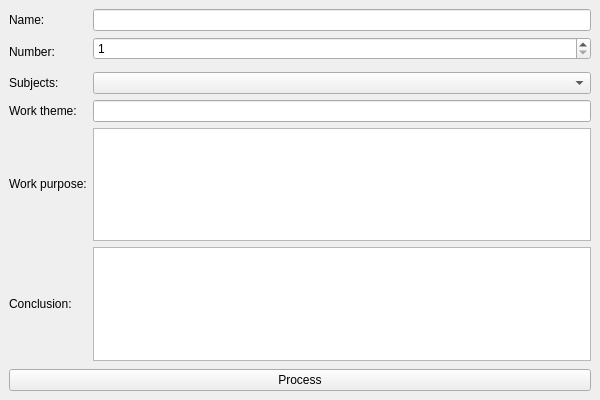
<?xml version="1.0" encoding="UTF-8"?>
<ui version="4.0">
 <class>MainWindow</class>
 <widget class="QMainWindow" name="MainWindow">
  <property name="geometry">
   <rect>
    <x>0</x>
    <y>0</y>
    <width>600</width>
    <height>400</height>
   </rect>
  </property>
  <property name="windowTitle">
   <string>GenLab</string>
  </property>
  <widget class="QWidget" name="central_widget">
   <layout class="QGridLayout" name="gridLayout">
    <item row="5" column="0">
     <widget class="QLabel" name="label_work_purpose">
      <property name="text">
       <string>&lt;html&gt;&lt;head/&gt;&lt;body&gt;&lt;p&gt;Work purpose:&lt;/p&gt;&lt;/body&gt;&lt;/html&gt;</string>
      </property>
     </widget>
    </item>
    <item row="4" column="0">
     <widget class="QLabel" name="label_work_theme">
      <property name="text">
       <string>Work theme:</string>
      </property>
     </widget>
    </item>
    <item row="3" column="0">
     <widget class="QLabel" name="label_subjects">
      <property name="text">
       <string>Subjects:</string>
      </property>
     </widget>
    </item>
    <item row="3" column="1">
     <widget class="QComboBox" name="combo_box_subjects"/>
    </item>
    <item row="7" column="0" colspan="2">
     <spacer name="vertical_spacer">
      <property name="orientation">
       <enum>Qt::Vertical</enum>
      </property>
      <property name="sizeHint" stdset="0">
       <size>
        <width>579</width>
        <height>81</height>
       </size>
      </property>
     </spacer>
    </item>
    <item row="1" column="1">
     <widget class="QSpinBox" name="spin_box">
      <property name="minimum">
       <number>1</number>
      </property>
      <property name="maximum">
       <number>18</number>
      </property>
     </widget>
    </item>
    <item row="5" column="1">
     <widget class="QTextEdit" name="text_edit_work_purpose">
      <property name="documentTitle">
       <string/>
      </property>
      <property name="html">
       <string>&lt;!DOCTYPE HTML PUBLIC &quot;-//W3C//DTD HTML 4.0//EN&quot; &quot;http://www.w3.org/TR/REC-html40/strict.dtd&quot;&gt;
&lt;html&gt;&lt;head&gt;&lt;meta name=&quot;qrichtext&quot; content=&quot;1&quot; /&gt;&lt;style type=&quot;text/css&quot;&gt;
p, li { white-space: pre-wrap; }
&lt;/style&gt;&lt;/head&gt;&lt;body style=&quot; font-family:'MS Shell Dlg 2'; font-size:8.25pt; font-weight:400; font-style:normal;&quot;&gt;
&lt;p style=&quot;-qt-paragraph-type:empty; margin-top:0px; margin-bottom:0px; margin-left:0px; margin-right:0px; -qt-block-indent:0; text-indent:0px; font-family:'MS Shell Dlg 2';&quot;&gt;&lt;br /&gt;&lt;/p&gt;&lt;/body&gt;&lt;/html&gt;</string>
      </property>
     </widget>
    </item>
    <item row="0" column="1">
     <widget class="QLineEdit" name="line_edit_name"/>
    </item>
    <item row="6" column="0">
     <widget class="QLabel" name="label_conclusion">
      <property name="text">
       <string>Conclusion:</string>
      </property>
     </widget>
    </item>
    <item row="0" column="0">
     <widget class="QLabel" name="label_name">
      <property name="text">
       <string>Name:</string>
      </property>
     </widget>
    </item>
    <item row="8" column="0" colspan="2">
     <widget class="QPushButton" name="push_button_process">
      <property name="text">
       <string>Process</string>
      </property>
     </widget>
    </item>
    <item row="1" column="0" rowspan="2">
     <widget class="QLabel" name="label_number">
      <property name="text">
       <string>Number:</string>
      </property>
     </widget>
    </item>
    <item row="4" column="1">
     <widget class="QLineEdit" name="line_edit_work_theme"/>
    </item>
    <item row="6" column="1">
     <widget class="QTextEdit" name="text_edit_conclusion"/>
    </item>
   </layout>
  </widget>
 </widget>
 <resources/>
 <connections/>
</ui>
